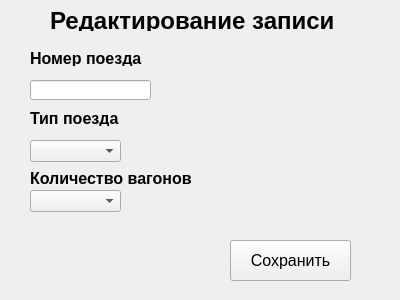
<?xml version="1.0" encoding="UTF-8"?>
<ui version="4.0">
 <class>Form</class>
 <widget class="QWidget" name="Form">
  <property name="geometry">
   <rect>
    <x>0</x>
    <y>0</y>
    <width>400</width>
    <height>300</height>
   </rect>
  </property>
  <property name="windowTitle">
   <string>Form</string>
  </property>
  <widget class="QComboBox" name="comboBox_2">
   <property name="geometry">
    <rect>
     <x>30</x>
     <y>190</y>
     <width>91</width>
     <height>22</height>
    </rect>
   </property>
  </widget>
  <widget class="QComboBox" name="comboBox">
   <property name="geometry">
    <rect>
     <x>30</x>
     <y>140</y>
     <width>91</width>
     <height>22</height>
    </rect>
   </property>
  </widget>
  <widget class="QLabel" name="label">
   <property name="geometry">
    <rect>
     <x>50</x>
     <y>10</y>
     <width>311</width>
     <height>21</height>
    </rect>
   </property>
   <property name="font">
    <font>
     <pointsize>18</pointsize>
     <weight>75</weight>
     <bold>true</bold>
    </font>
   </property>
   <property name="text">
    <string>Редактирование записи</string>
   </property>
  </widget>
  <widget class="QPushButton" name="pushButton">
   <property name="geometry">
    <rect>
     <x>230</x>
     <y>240</y>
     <width>121</width>
     <height>41</height>
    </rect>
   </property>
   <property name="font">
    <font>
     <pointsize>12</pointsize>
    </font>
   </property>
   <property name="text">
    <string>Сохранить</string>
   </property>
  </widget>
  <widget class="QLabel" name="label_3">
   <property name="geometry">
    <rect>
     <x>30</x>
     <y>110</y>
     <width>101</width>
     <height>16</height>
    </rect>
   </property>
   <property name="font">
    <font>
     <pointsize>12</pointsize>
     <weight>75</weight>
     <bold>true</bold>
    </font>
   </property>
   <property name="text">
    <string>Тип поезда</string>
   </property>
  </widget>
  <widget class="QLabel" name="label_2">
   <property name="geometry">
    <rect>
     <x>30</x>
     <y>50</y>
     <width>121</width>
     <height>16</height>
    </rect>
   </property>
   <property name="font">
    <font>
     <pointsize>12</pointsize>
     <weight>75</weight>
     <bold>true</bold>
    </font>
   </property>
   <property name="text">
    <string>Номер поезда</string>
   </property>
  </widget>
  <widget class="QLabel" name="label_4">
   <property name="geometry">
    <rect>
     <x>30</x>
     <y>170</y>
     <width>171</width>
     <height>16</height>
    </rect>
   </property>
   <property name="font">
    <font>
     <pointsize>12</pointsize>
     <weight>75</weight>
     <bold>true</bold>
    </font>
   </property>
   <property name="text">
    <string>Количество вагонов</string>
   </property>
  </widget>
  <widget class="QLineEdit" name="lineEdit">
   <property name="geometry">
    <rect>
     <x>30</x>
     <y>80</y>
     <width>121</width>
     <height>20</height>
    </rect>
   </property>
  </widget>
 </widget>
 <resources/>
 <connections/>
</ui>
